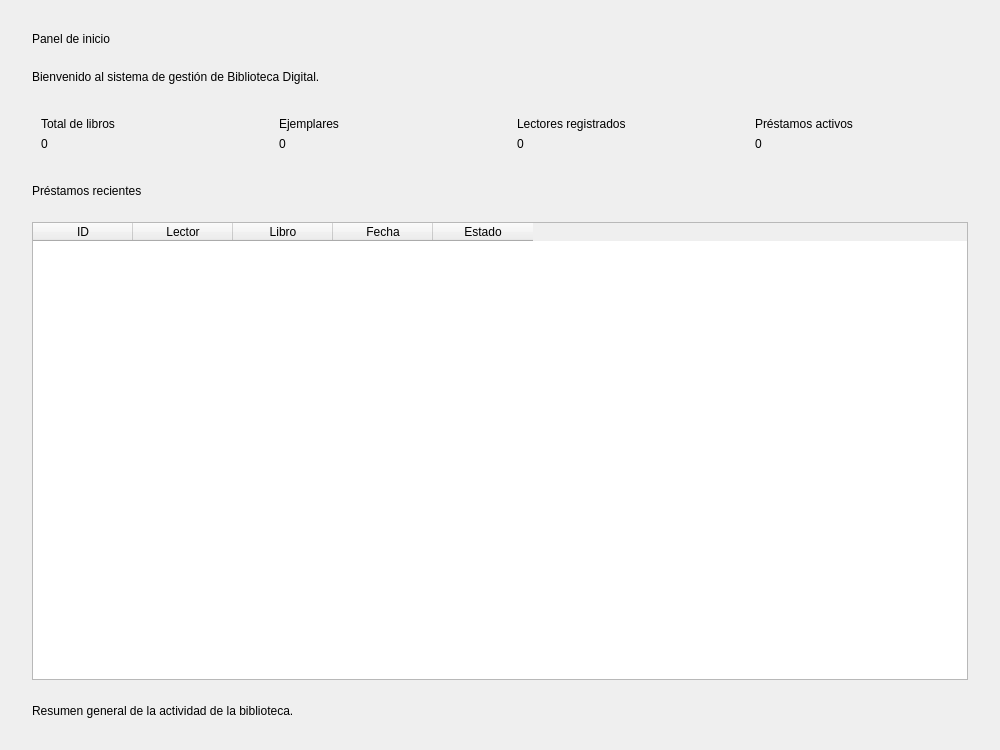
<?xml version="1.0" encoding="UTF-8"?>
<ui version="4.0">
 <class>InicioPage</class>
 <widget class="QWidget" name="InicioPage">
  <property name="geometry">
   <rect>
    <x>0</x>
    <y>0</y>
    <width>1000</width>
    <height>750</height>
   </rect>
  </property>
  <property name="windowTitle">
   <string>Inicio</string>
  </property>
  <layout class="QVBoxLayout" name="layoutPrincipal">
   <property name="spacing">
    <number>24</number>
   </property>
   <property name="leftMargin">
    <number>32</number>
   </property>
   <property name="topMargin">
    <number>32</number>
   </property>
   <property name="rightMargin">
    <number>32</number>
   </property>
   <property name="bottomMargin">
    <number>32</number>
   </property>
   <item>
    <widget class="QLabel" name="lblTitulo">
     <property name="text">
      <string>Panel de inicio</string>
     </property>
    </widget>
   </item>
   <item>
    <widget class="QLabel" name="lblDescripcion">
     <property name="text">
      <string>Bienvenido al sistema de gestión de Biblioteca Digital.</string>
     </property>
    </widget>
   </item>
   <item>
    <layout class="QHBoxLayout" name="layoutEstadisticas">
     <property name="spacing">
      <number>16</number>
     </property>
     <item>
      <widget class="QFrame" name="cardLibros">
       <layout class="QVBoxLayout" name="layoutCardLibros">
        <item>
         <widget class="QLabel" name="lblCardLibros">
          <property name="text">
           <string>Total de libros</string>
          </property>
         </widget>
        </item>
        <item>
         <widget class="QLabel" name="lblTotalLibros">
          <property name="text">
           <string>0</string>
          </property>
         </widget>
        </item>
       </layout>
      </widget>
     </item>
     <item>
      <widget class="QFrame" name="cardEjemplares">
       <layout class="QVBoxLayout" name="layoutCardEjemplares">
        <item>
         <widget class="QLabel" name="lblCardEjemplares">
          <property name="text">
           <string>Ejemplares</string>
          </property>
         </widget>
        </item>
        <item>
         <widget class="QLabel" name="lblTotalEjemplares">
          <property name="text">
           <string>0</string>
          </property>
         </widget>
        </item>
       </layout>
      </widget>
     </item>
     <item>
      <widget class="QFrame" name="cardLectores">
       <layout class="QVBoxLayout" name="layoutCardLectores">
        <item>
         <widget class="QLabel" name="lblCardLectores">
          <property name="text">
           <string>Lectores registrados</string>
          </property>
         </widget>
        </item>
        <item>
         <widget class="QLabel" name="lblTotalLectores">
          <property name="text">
           <string>0</string>
          </property>
         </widget>
        </item>
       </layout>
      </widget>
     </item>
     <item>
      <widget class="QFrame" name="cardPrestamos">
       <layout class="QVBoxLayout" name="layoutCardPrestamos">
        <item>
         <widget class="QLabel" name="lblCardPrestamos">
          <property name="text">
           <string>Préstamos activos</string>
          </property>
         </widget>
        </item>
        <item>
         <widget class="QLabel" name="lblTotalPrestamos">
          <property name="text">
           <string>0</string>
          </property>
         </widget>
        </item>
       </layout>
      </widget>
     </item>
    </layout>
   </item>
   <item>
    <widget class="QLabel" name="lblSubtitulo">
     <property name="text">
      <string>Préstamos recientes</string>
     </property>
    </widget>
   </item>
   <item>
    <widget class="QTableWidget" name="tablaPrestamosRecientes">
     <property name="editTriggers">
      <set>QAbstractItemView::NoEditTriggers</set>
     </property>
     <property name="columnCount">
      <number>5</number>
     </property>
     <column>
      <property name="text">
       <string>ID</string>
      </property>
     </column>
     <column>
      <property name="text">
       <string>Lector</string>
      </property>
     </column>
     <column>
      <property name="text">
       <string>Libro</string>
      </property>
     </column>
     <column>
      <property name="text">
       <string>Fecha</string>
      </property>
     </column>
     <column>
      <property name="text">
       <string>Estado</string>
      </property>
     </column>
    </widget>
   </item>
   <item>
    <widget class="QLabel" name="lblNota">
     <property name="text">
      <string>Resumen general de la actividad de la biblioteca.</string>
     </property>
    </widget>
   </item>
  </layout>
 </widget>
 <resources/>
 <connections/>
</ui>
